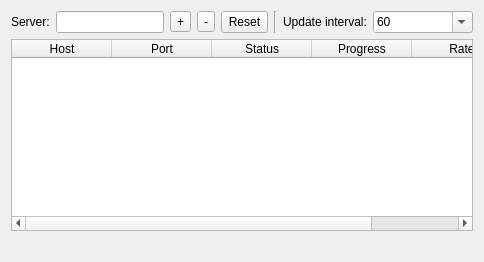
      <widget class="QWidget" name="tab_network">
       <property name="sizePolicy">
        <sizepolicy hsizetype="Expanding" vsizetype="Expanding">
         <horstretch>0</horstretch>
         <verstretch>0</verstretch>
        </sizepolicy>
       </property>
       <attribute name="icon">
        <iconset resource="icons.qrc">
         <normaloff>:/icons/networktabicon.png</normaloff>:/icons/networktabicon.png</iconset>
       </attribute>
       <attribute name="title">
        <string>Network</string>
       </attribute>
       <layout class="QGridLayout" name="gridLayout_11">
        <item row="2" column="0">
         <widget class="QTableWidget" name="table_servers">
          <property name="editTriggers">
           <set>QAbstractItemView::NoEditTriggers</set>
          </property>
          <property name="selectionMode">
           <enum>QAbstractItemView::SingleSelection</enum>
          </property>
          <property name="selectionBehavior">
           <enum>QAbstractItemView::SelectRows</enum>
          </property>
          <property name="wordWrap">
           <bool>true</bool>
          </property>
          <attribute name="horizontalHeaderHighlightSections">
           <bool>false</bool>
          </attribute>
          <column>
           <property name="text">
            <string>Host</string>
           </property>
          </column>
          <column>
           <property name="text">
            <string>Port</string>
           </property>
          </column>
          <column>
           <property name="text">
            <string>Status</string>
           </property>
          </column>
          <column>
           <property name="text">
            <string>Progress</string>
           </property>
          </column>
          <column>
           <property name="text">
            <string>Rate</string>
           </property>
          </column>
         </widget>
        </item>
        <item row="1" column="0">
         <layout class="QHBoxLayout" name="horizontalLayout_3">
          <item>
           <widget class="QLabel" name="label_servers">
            <property name="text">
             <string>Server:</string>
            </property>
            <property name="buddy">
             <cstring>lineEdit_server</cstring>
            </property>
           </widget>
          </item>
          <item>
           <widget class="QLineEdit" name="lineEdit_server">
            <property name="toolTip">
             <string>Type the address of a network server</string>
            </property>
           </widget>
          </item>
          <item>
           <widget class="QToolButton" name="button_addServer">
            <property name="toolTip">
             <string>Add Server</string>
            </property>
            <property name="text">
             <string>+</string>
            </property>
            <property name="icon">
             <iconset resource="icons.qrc">
              <normaloff>:/icons/plusicon.png</normaloff>:/icons/plusicon.png</iconset>
            </property>
           </widget>
          </item>
          <item>
           <widget class="QToolButton" name="button_removeServer">
            <property name="toolTip">
             <string>Remove Server</string>
            </property>
            <property name="text">
             <string>-</string>
            </property>
            <property name="icon">
             <iconset resource="icons.qrc">
              <normaloff>:/icons/minusicon.png</normaloff>:/icons/minusicon.png</iconset>
            </property>
           </widget>
          </item>
          <item>
           <widget class="QToolButton" name="button_resetServer">
            <property name="sizePolicy">
             <sizepolicy hsizetype="Preferred" vsizetype="Preferred">
              <horstretch>0</horstretch>
              <verstretch>0</verstretch>
             </sizepolicy>
            </property>
            <property name="toolTip">
             <string>Reset Server</string>
            </property>
            <property name="text">
             <string>Reset</string>
            </property>
           </widget>
          </item>
          <item>
           <widget class="Line" name="line_3">
            <property name="orientation">
             <enum>Qt::Vertical</enum>
            </property>
           </widget>
          </item>
          <item>
           <widget class="QLabel" name="label_interval">
            <property name="text">
             <string>Update interval:</string>
            </property>
            <property name="buddy">
             <cstring>comboBox_updateInterval</cstring>
            </property>
           </widget>
          </item>
          <item>
           <widget class="QComboBox" name="comboBox_updateInterval">
            <property name="sizePolicy">
             <sizepolicy hsizetype="Minimum" vsizetype="Fixed">
              <horstretch>0</horstretch>
              <verstretch>0</verstretch>
             </sizepolicy>
            </property>
            <property name="minimumSize">
             <size>
              <width>100</width>
              <height>0</height>
             </size>
            </property>
            <property name="toolTip">
             <string>The number of seconds between server updates</string>
            </property>
            <property name="editable">
             <bool>true</bool>
            </property>
            <property name="insertPolicy">
             <enum>QComboBox::NoInsert</enum>
            </property>
            <item>
             <property name="text">
              <string>60</string>
             </property>
            </item>
            <item>
             <property name="text">
              <string>180</string>
             </property>
            </item>
            <item>
             <property name="text">
              <string>900</string>
             </property>
            </item>
            <item>
             <property name="text">
              <string>1800</string>
             </property>
            </item>
            <item>
             <property name="text">
              <string>3600</string>
             </property>
            </item>
            <item>
             <property name="text">
              <string>5400</string>
             </property>
            </item>
            <item>
             <property name="text">
              <string>7200</string>
             </property>
            </item>
           </widget>
          </item>
         </layout>
        </item>
        <item row="3" column="0">
         <widget class="QLabel" name="label_serversStatus">
          <property name="text">
           <string/>
          </property>
         </widget>
        </item>
       </layout>
      </widget>
